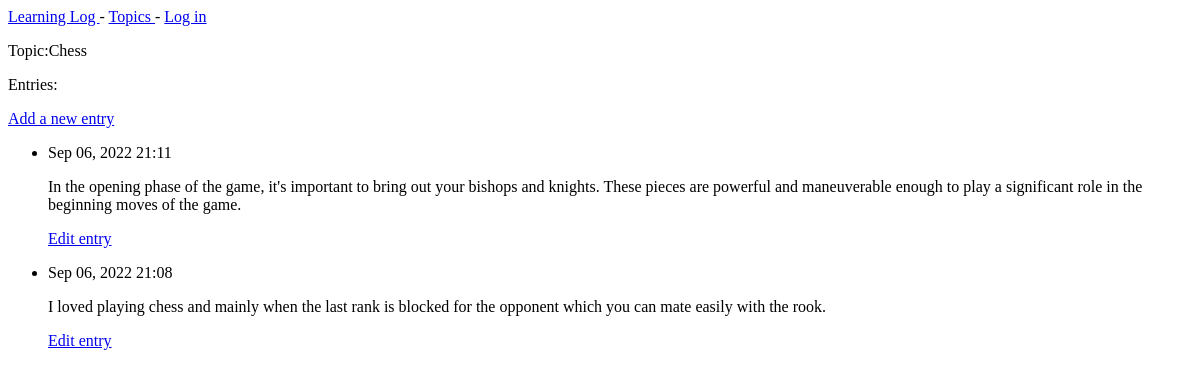
The app's page /topics/1/, older data.
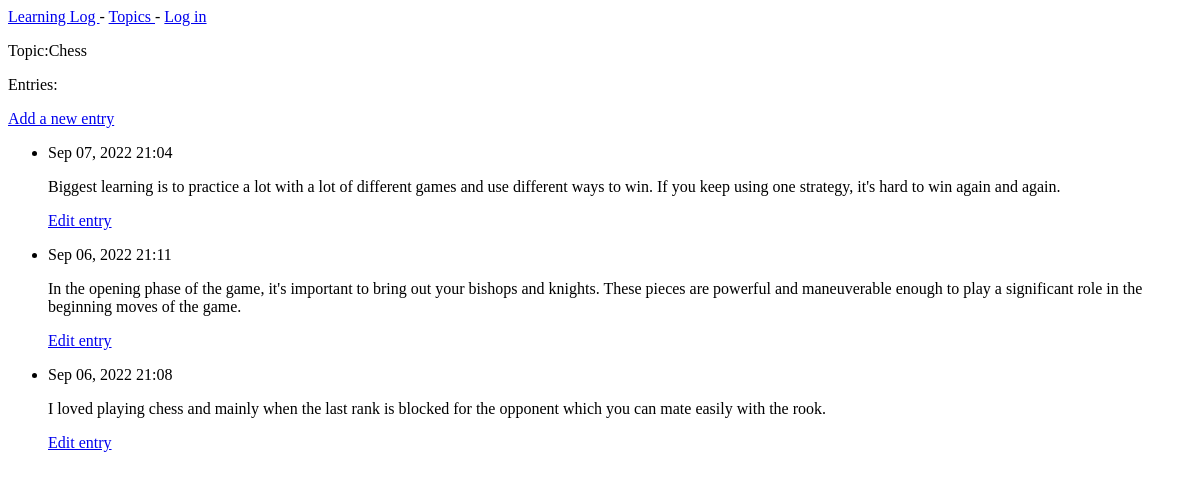
The same page, newer data.
### learning_logs/models.py (models this page shows, shortened)
class Topic(models.Model):
    text = models.CharField(max_length=200)
    date_added = models.DateTimeField(auto_now_add=True)
    def __str__(self):
        return self.text

class Entry(models.Model):
    topic = models.ForeignKey(Topic,on_delete=models.CASCADE)
    text = models.TextField()
    date_added = models.DateTimeField(auto_now_add=True)
    class Meta:
        verbose_name_plural = 'entries'

### learning_logs/views.py (the view)
# urls.py: path('topics/<int:topic_id>/',views.topic,name='topic'),
def topic(request,topic_id):
    topic = Topic.objects.get(id=topic_id)
    entries = topic.entry_set.order_by('-date_added')
    context = {'topic':topic,'entries':entries}
    return render(request,'learning_logs/topic.html',context)

### learning_logs/templates/learning_logs/topic.html
{% extends "learning_logs/base.html" %}
{% block content %}
<p>Topic:{{topic}}</p>
    <p>Entries:</p>
    <p>
        <a href="{% url 'learning_logs:new_entry' topic.id %}">Add a new entry</a>
    </p>
    <ul>
        {% for entry in entries %}
        <li>
            <p>{{entry.date_added|date:'M d, Y H:i'}}</p>
            <p>{{entry.text|linebreaks }}</p>
            <p>
                <a href="{% url 'learning_logs:edit_entry' entry.id %}">Edit entry</a>
            </p>
        </li>
        {% empty %}
        <li>There are no entries for this topic yet</li>
        {% endfor %}
    </ul>
{% endblock content %}

### learning_logs/templates/learning_logs/base.html
<p>
<a href="{% url 'learning_logs:index' %}"> Learning Log </a> -
<a href="{% url 'learning_logs:topics' %}"> Topics </a> -
{% if user.is_authenticated %}
Hello, {{user.username}}
<a href="{% url 'users:logout' %}"> Log out </a>
{% else %}
<a href="{% url 'users:login' %}"> Log in </a>
{% endif %}
</p>
{% block content %}{% endblock content %}

Row changes from the older to the newer data that the page shows:
added Entry: date_added "Sep 07, 2022 21:04", text "Biggest learning is to practice a lot with a lot of different games and use different ways to win. If you keep using one strategy, it's hard to win again and again."
